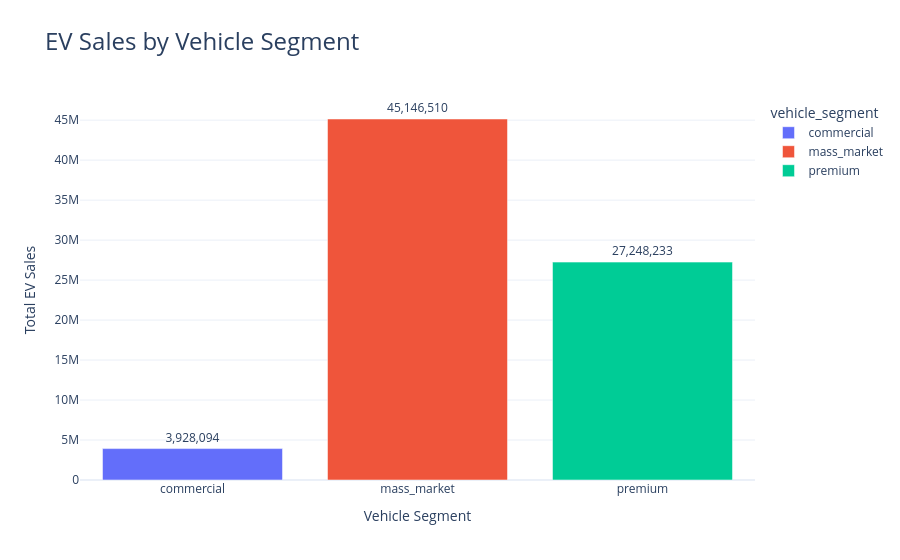

Notebook source saved alongside this figure:
### Code cell
import pandas as pd
import plotly.express as px

# =====================================================
# LOAD DATA
# =====================================================
df = pd.read_excel(
    r"C:\Users\ahmed3farag\Downloads\RAW DATA-ev.xlsx"
)

# =====================================================
# CLEAN COLUMN NAMES
# =====================================================
df.columns = (
    df.columns
    .str.strip()
    .str.lower()
    .str.replace(" ", "_")
)

# =====================================================
# REQUIRED COLUMNS
# =====================================================
segment_col = 'vehicle_segment'
sales_col = 'ev_sales'

# =====================================================
# GROUP DATA BY VEHICLE SEGMENT
# =====================================================
segment_sales = (
    df.groupby(segment_col)[sales_col]
    .sum()
    .reset_index()
)

# =====================================================
# KPI BAR CHART
# =====================================================
fig = px.bar(

    segment_sales,

    x=segment_col,

    y=sales_col,

    color=segment_col,

    text=sales_col,

    title=' EV Sales by Vehicle Segment'
)

# =====================================================
# STYLE
# =====================================================
fig.update_layout(

    template='plotly_white',

    xaxis_title='Vehicle Segment',

    yaxis_title='Total EV Sales',

    title_font_size=24
)

fig.update_traces(
    texttemplate='%{text:,.0f}',
    textposition='outside'
)

# =====================================================
# SHOW CHART
# =====================================================
fig.show()

### Figure 1 — Plotly figure (JSON) as saved in the notebook; plotly's stock layout.template omitted (floating-point values rounded to 4 significant figures)
{"data": [{"hovertemplate": "vehicle_segment=%{x}<br>ev_sales=%{text}<extra></extra>", "legendgroup": "commercial", "marker": {"color": "#636efa", "pattern": {"shape": ""}}, "name": "commercial", "orientation": "v", "showlegend": true, "text": [3928000.0], "textposition": "outside", "texttemplate": "%{text:,.0f}", "type": "bar", "x": ["commercial"], "xaxis": "x", "y": [3928094], "yaxis": "y"}, {"hovertemplate": "vehicle_segment=%{x}<br>ev_sales=%{text}<extra></extra>", "legendgroup": "mass_market", "marker": {"color": "#EF553B", "pattern": {"shape": ""}}, "name": "mass_market", "orientation": "v", "showlegend": true, "text": [45150000.0], "textposition": "outside", "texttemplate": "%{text:,.0f}", "type": "bar", "x": ["mass_market"], "xaxis": "x", "y": [45146510], "yaxis": "y"}, {"hovertemplate": "vehicle_segment=%{x}<br>ev_sales=%{text}<extra></extra>", "legendgroup": "premium", "marker": {"color": "#00cc96", "pattern": {"shape": ""}}, "name": "premium", "orientation": "v", "showlegend": true, "text": [27250000.0], "textposition": "outside", "texttemplate": "%{text:,.0f}", "type": "bar", "x": ["premium"], "xaxis": "x", "y": [27248233], "yaxis": "y"}], "layout": {"barmode": "relative", "legend": {"title": {"text": "vehicle_segment"}, "tracegroupgap": 0}, "title": {"font": {"size": 24}, "text": " EV Sales by Vehicle Segment"}, "xaxis": {"anchor": "y", "categoryarray": ["commercial", "mass_market", "premium"], "categoryorder": "array", "domain": [0, 1], "title": {"text": "Vehicle Segment"}}, "yaxis": {"anchor": "x", "domain": [0, 1], "title": {"text": "Total EV Sales"}}}}
